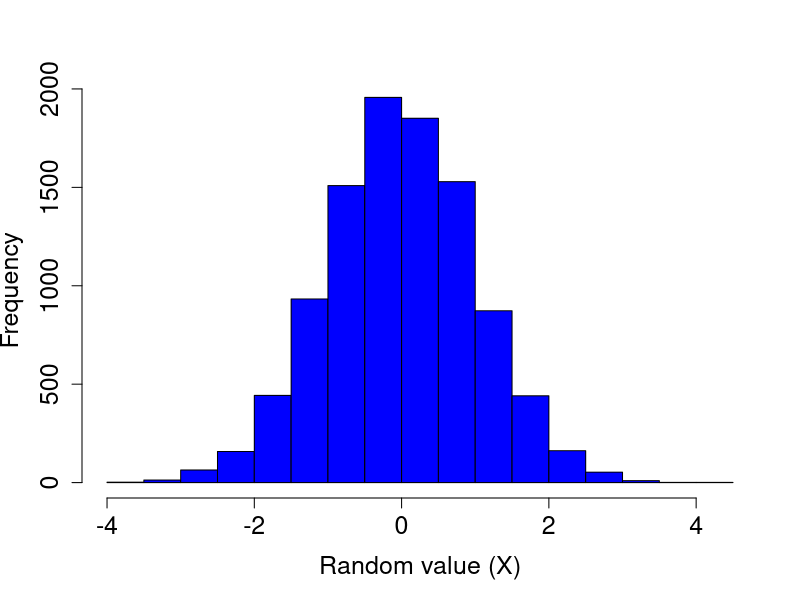
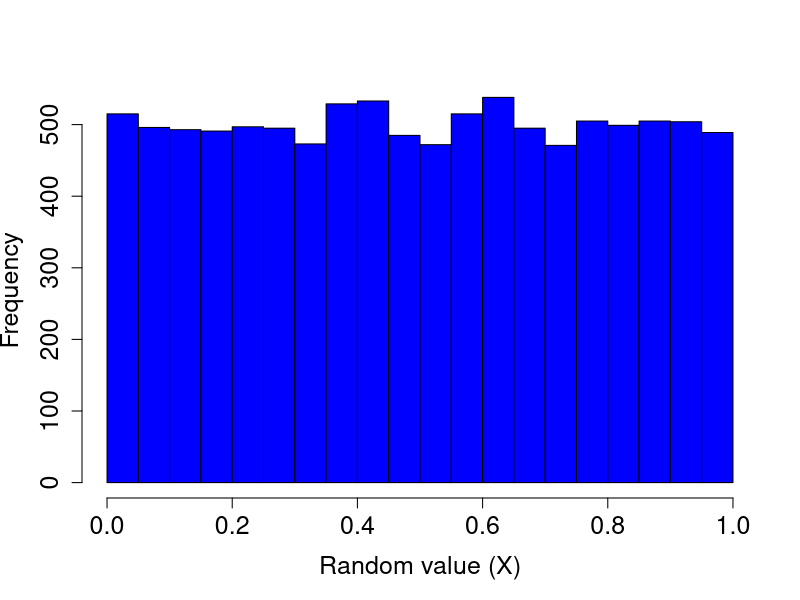
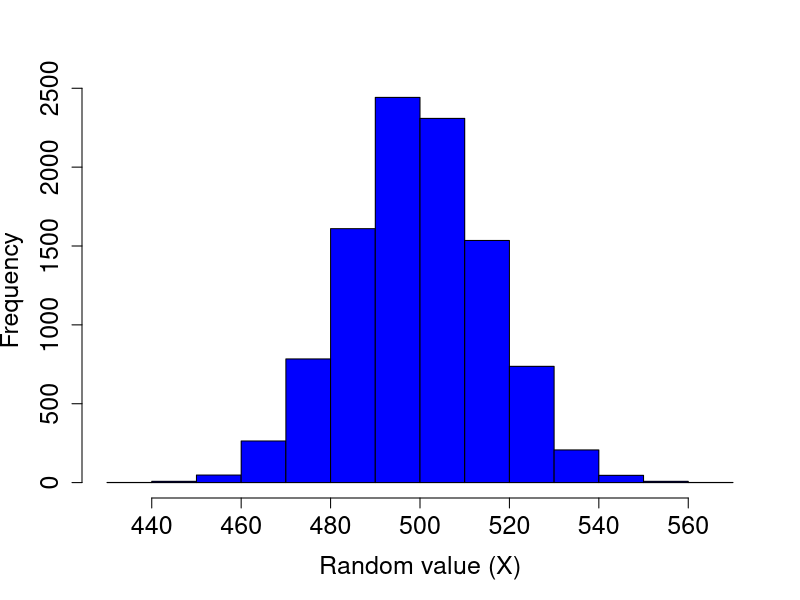
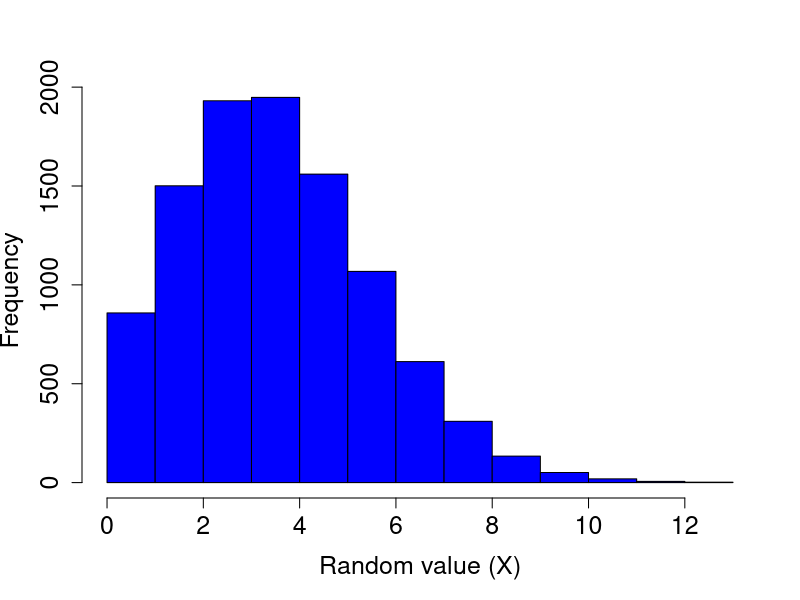
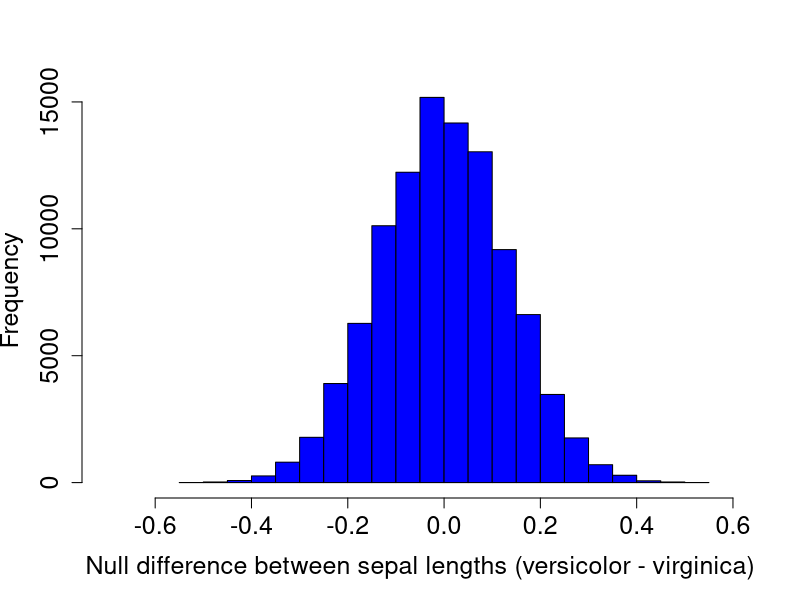
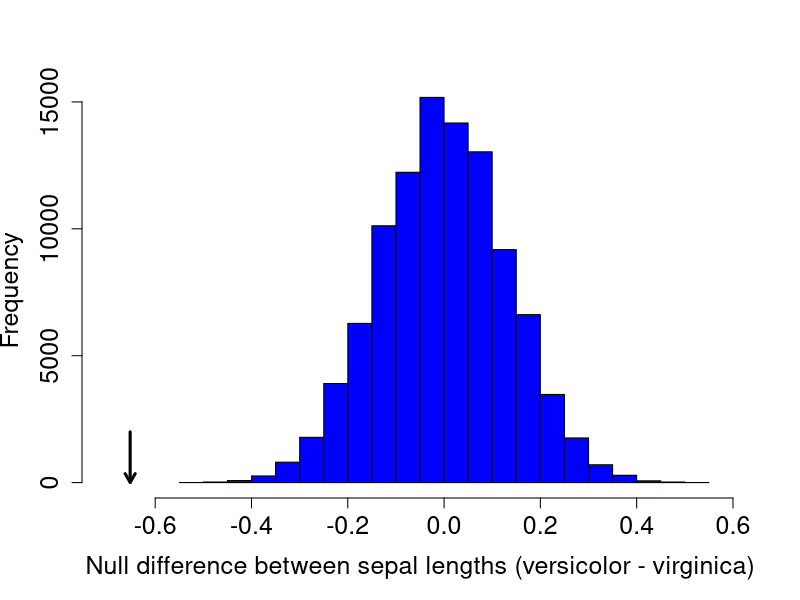

Write the R code that produced these figures, in order.
## ---- chunk 1
library(knitr);
opts_chunk$set(echo = FALSE);
## ---- chunk 2
random_norms <- rnorm(n = 10000, mean = 0, sd = 1);
## ---- chunk 3
hist(random_norms, xlab = "Random value (X)", col = "blue",
     main = "", cex.lab = 1.5, cex.axis = 1.5);
## ---- chunk 4
rand_unifs <- runif(n = 10000, min = 0, max = 1);
## ---- chunk 5
hist(rand_unifs, xlab = "Random value (X)", col = "blue",
     main = "", cex.lab = 1.5, cex.axis = 1.5);
## ---- chunk 6
rand_binoms <- rbinom(n = 1, size = 1000, prob = 0.5);
## ---- chunk 7
rand_binoms <- rbinom(n = 10, size = 1000, prob = 0.5);
## ---- chunk 8
rand_binoms <- rbinom(n = 10000, size = 1000, prob = 0.5);
## ---- chunk 9
hist(rand_binoms, xlab = "Random value (X)", col = "blue",
     main = "", cex.lab = 1.5, cex.axis = 1.5);
## ---- chunk 10
rand_poissons <- rpois(n = 10000, lambda = 4);
## ---- chunk 11
hist(rand_poissons, xlab = "Random value (X)", col = "blue",
     main = "", cex.lab = 1.5, cex.axis = 1.5);
## ---- chunk 12
data(iris); # Remove one of the three species below 
dat <- iris[iris[,5] != "setosa",];
dat <- dat[,c(1, 5)]; # Remove unneeded columns
## ---- chunk 13
library(knitr)
kable(dat[1:5,]);
## ---- chunk 14
t.test(dat[,1] ~ dat[,2], alternative = "two.sided");
## ---- chunk 15
obs_diff <- mean(dat[dat[,2] == "versicolor", 1]) - mean(dat[dat[,2] == "virginica", 1])
## ---- chunk 16
iter <- 99999;          # Total iterations 
diff <- NULL;         
N    <- dim(dat)[1];   # Total number of sepals
for(i in 1:iter){   
    sepal_smp   <- sample(x = dat[,2], size = N);
    versicolor  <- which(sepal_smp == "versicolor");
    virginica   <- which(sepal_smp == "virginica");
    mn_samp_ve  <- mean(dat[versicolor, 1]);
    mn_samp_vi  <- mean(dat[virginica, 1]);
    diff[i]     <- mn_samp_ve - mn_samp_vi;
}
## ---- chunk 17
hist(diff, xlab = "Null difference between sepal lengths (versicolor - virginica)", col = "blue",
     main = "", cex.lab = 1.5, cex.axis = 1.5, xlim = c(-0.7, 0.6));
## ---- chunk 18
hist(diff, xlab = "Null difference between sepal lengths (versicolor - virginica)", col = "blue",
     main = "", cex.lab = 1.5, cex.axis = 1.5, xlim = c(-0.7, 0.6));
arrows(x0 = obs_diff, x1 = obs_diff, y0 = 2000, y1 = 10, lwd = 3, length = 0.1);
## ---- chunk 19
more_extreme <- sum(abs(diff) >= abs(obs_diff));
